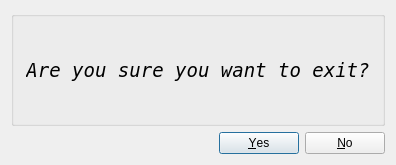
<?xml version="1.0" encoding="UTF-8"?>
<ui version="4.0">
 <class>quitDialog</class>
 <widget class="QDialog" name="quitDialog">
  <property name="geometry">
   <rect>
    <x>0</x>
    <y>0</y>
    <width>396</width>
    <height>165</height>
   </rect>
  </property>
  <property name="windowTitle">
   <string>Dialog</string>
  </property>
  <layout class="QGridLayout" name="gridLayout_2">
   <item row="0" column="0">
    <layout class="QGridLayout" name="gridLayout">
     <item row="0" column="0">
      <widget class="QGroupBox" name="groupBox">
       <property name="title">
        <string/>
       </property>
       <layout class="QGridLayout" name="gridLayout_3">
        <item row="0" column="0">
         <spacer name="horizontalSpacer">
          <property name="orientation">
           <enum>Qt::Horizontal</enum>
          </property>
          <property name="sizeHint" stdset="0">
           <size>
            <width>40</width>
            <height>20</height>
           </size>
          </property>
         </spacer>
        </item>
        <item row="0" column="2">
         <spacer name="horizontalSpacer_2">
          <property name="orientation">
           <enum>Qt::Horizontal</enum>
          </property>
          <property name="sizeHint" stdset="0">
           <size>
            <width>40</width>
            <height>20</height>
           </size>
          </property>
         </spacer>
        </item>
        <item row="0" column="1">
         <widget class="QLabel" name="label">
          <property name="font">
           <font>
            <family>DejaVu Sans Mono</family>
            <pointsize>14</pointsize>
            <italic>true</italic>
           </font>
          </property>
          <property name="frameShadow">
           <enum>QFrame::Plain</enum>
          </property>
          <property name="text">
           <string>Are you sure you want to exit?</string>
          </property>
          <property name="alignment">
           <set>Qt::AlignCenter</set>
          </property>
         </widget>
        </item>
       </layout>
      </widget>
     </item>
    </layout>
   </item>
   <item row="1" column="0">
    <widget class="QDialogButtonBox" name="buttonBox">
     <property name="orientation">
      <enum>Qt::Horizontal</enum>
     </property>
     <property name="standardButtons">
      <set>QDialogButtonBox::No|QDialogButtonBox::Yes</set>
     </property>
     <property name="centerButtons">
      <bool>false</bool>
     </property>
    </widget>
   </item>
  </layout>
 </widget>
 <resources/>
 <connections>
  <connection>
   <sender>buttonBox</sender>
   <signal>accepted()</signal>
   <receiver>quitDialog</receiver>
   <slot>accept()</slot>
   <hints>
    <hint type="sourcelabel">
     <x>248</x>
     <y>254</y>
    </hint>
    <hint type="destinationlabel">
     <x>157</x>
     <y>274</y>
    </hint>
   </hints>
  </connection>
  <connection>
   <sender>buttonBox</sender>
   <signal>rejected()</signal>
   <receiver>quitDialog</receiver>
   <slot>reject()</slot>
   <hints>
    <hint type="sourcelabel">
     <x>316</x>
     <y>260</y>
    </hint>
    <hint type="destinationlabel">
     <x>286</x>
     <y>274</y>
    </hint>
   </hints>
  </connection>
 </connections>
</ui>
